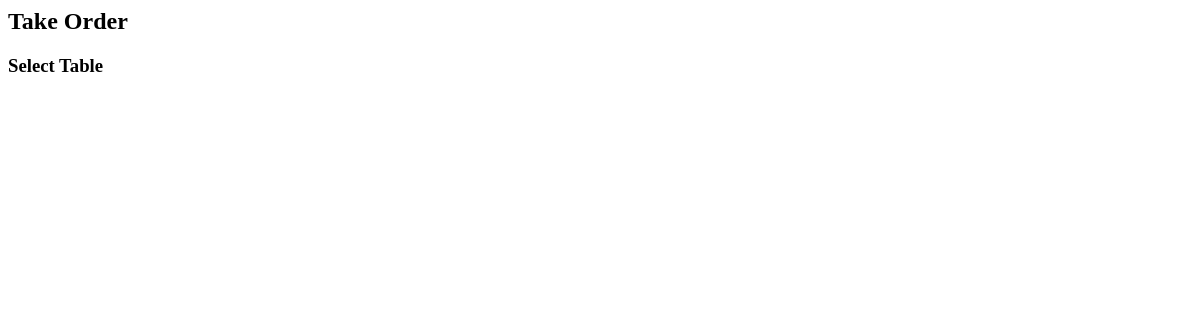
The page /cashier/test2.php on the database as committed earlier.
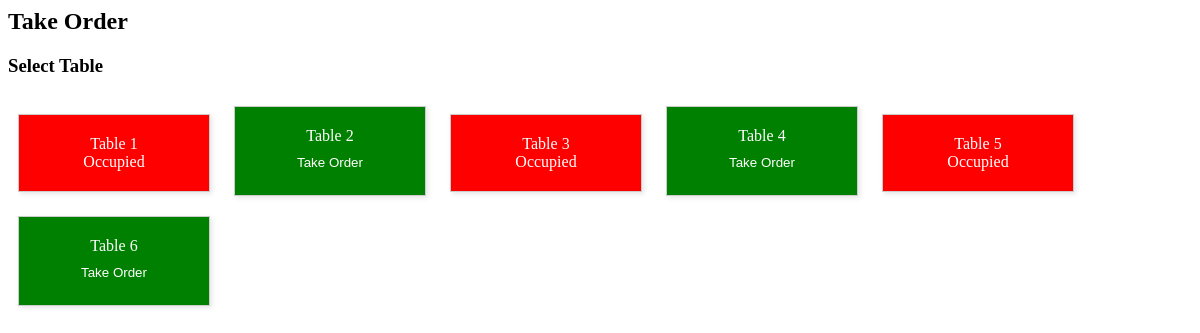
The same page on the database as committed later.
### tables this page shows
CREATE TABLE `tables` (
  `table_id` int(11) NOT NULL,
  `table_num` int(11) NOT NULL,
  `status` enum('available','occupied') NOT NULL DEFAULT 'available',
  `capacity` int(11) NOT NULL DEFAULT 0
);

### cashier/test2.php (the view, shortened to what this page needs)
<div class="content">
<?php
include '../conn/connection.php';
$query_tables = "SELECT * FROM tables";
$result_tables = $conn->query($query_tables);
?>
<!DOCTYPE html>
<html lang="en">
<head>
</head>
<body>
<h2>Take Order</h2>
<h3>Select Table</h3>
<div id="tables">
    <?php while ($row = $result_tables->fetch_assoc()): ?>
        <div class="table-box <?= ($row['status'] === 'available') ? 'available' : 'occupied' ?>">
            Table <?= htmlspecialchars($row['table_num']) ?>
            <br>
            <?php if ($row['status'] === 'available'): ?>
                <button class="order-button" onclick="openOrderForm(<?= $row['id'] ?>)">Take Order</button>
            <?php else: ?>
                <span>Occupied</span>
            <?php endif; ?>
        </div>
    <?php endwhile; ?>
</div>
</body>
</html>

Rows that differ between the two databases and show on the page:
added tables: table_num "1", status "Occupied"
added tables: table_num "2", status "available" (drawn)
added tables: table_num "3", status "Occupied"
added tables: table_num "4", status "available" (drawn)
added tables: table_num "5", status "Occupied"
added tables: table_num "6", status "available" (drawn)
